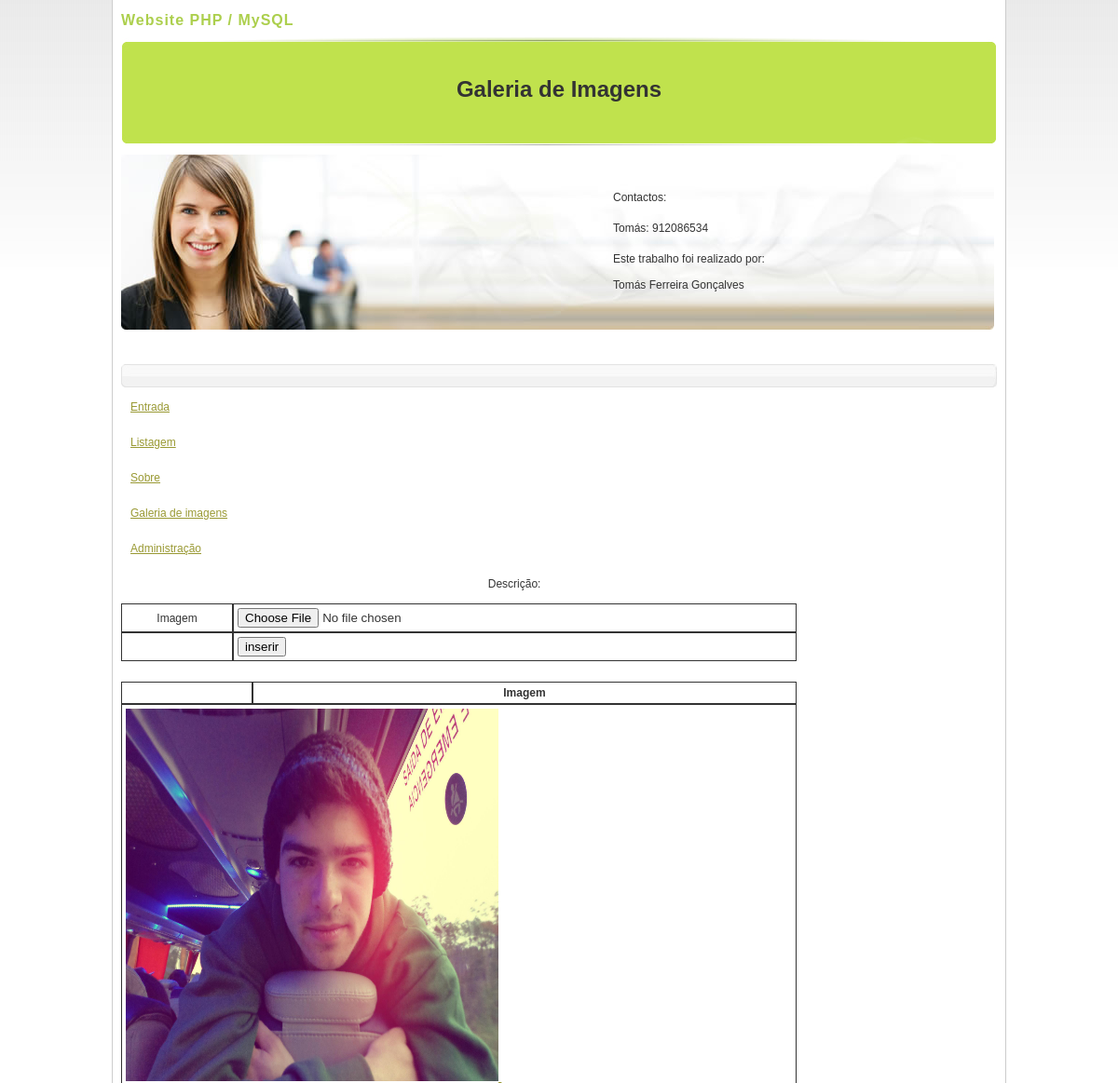
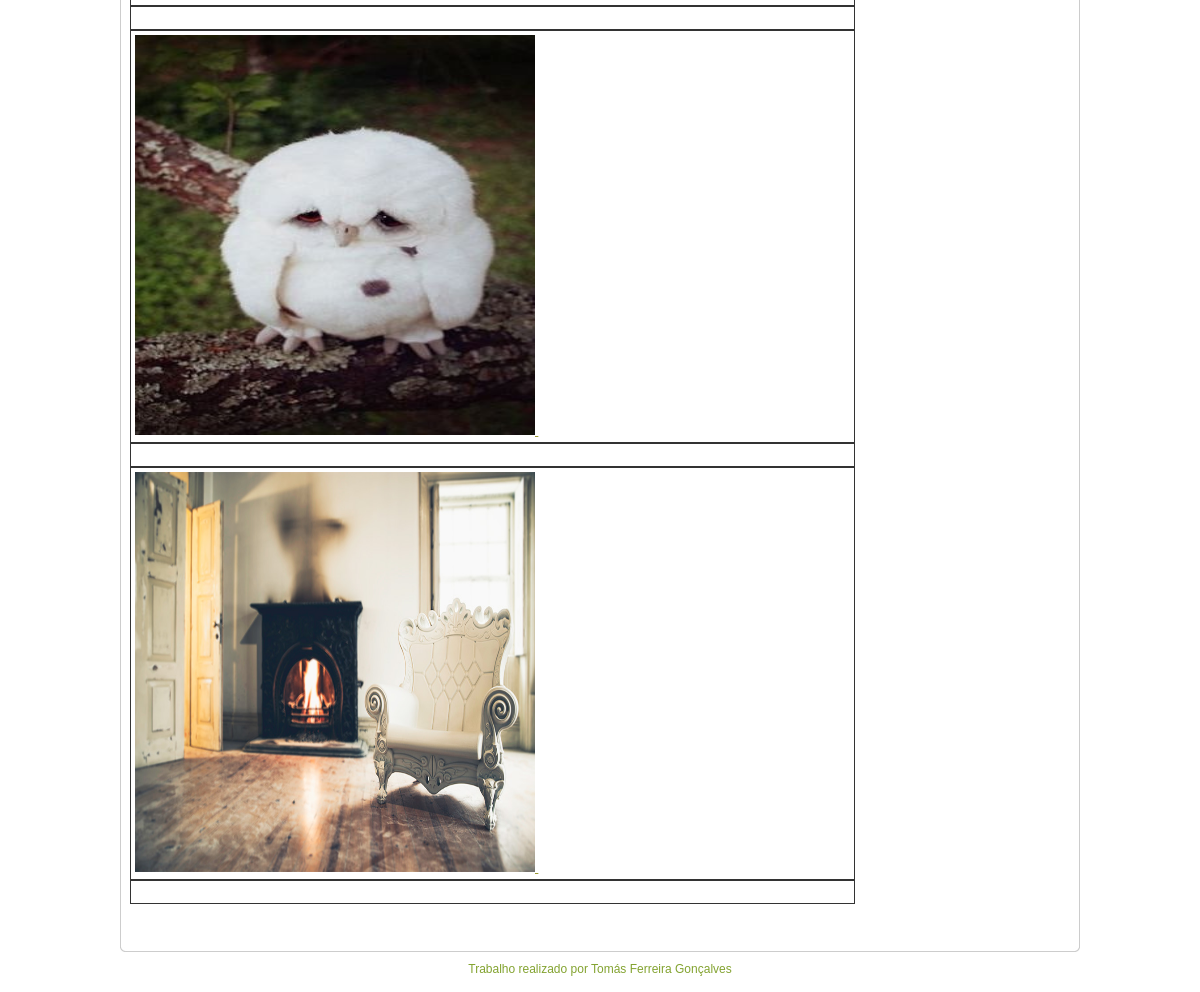
Screenshot of /galeria.php with the database file from the repository (2 pictures, top to bottom).
### tables this page shows
CREATE TABLE IF NOT EXISTS `textosdb` (
  `id` bigint(20) NOT NULL AUTO_INCREMENT,
  `texto` text NOT NULL,
  `local` varchar(100) NOT NULL DEFAULT '',
  PRIMARY KEY (`id`)
);

CREATE TABLE IF NOT EXISTS `dados_galeria` (
  `id` bigint(20) NOT NULL AUTO_INCREMENT,
  `imagem` varchar(255) NOT NULL,
  PRIMARY KEY (`id`)
);

### config.inc.php (called while the page is built, shortened)
<?php
$raizsite = "http://localhost";
?>

### galeria.php (the view, shortened to what this page needs)
<?php include ('config.inc.php'); ?>
 <!DOCTYPE html PUBLIC '-//W3C//DTD XHTML 1.0 Transitional//EN' 'http://www.w3.org/TR/xhtml1/DTD/xhtml1-transitional.dtd'>
<html xmlns='http://www.w3.org/1999/xhtml'>
<head>
<link href='<?php echo $raizsite ?>/template_css.css' rel='stylesheet' type='text/css' />
<link href='<?php echo $raizsite ?>/ie6.css' rel='stylesheet' type='text/css' />
</head>
<body class='body_bg'>
	<div id='wrapper'>
		<div class='wrapper_b'>
			<div id='top'>
				<div id='logo'>
					<h1>Website PHP / MySQL</h1>
				</div>
			</div>
<div id='top_menu'>
             <br />
             <span class='style1'><br />
             Galeria de Imagens</span></div>
	  <div id='header'>
				<div id='news_flash'>
				  <blockquote>
				    <table width='90%' border='0' cellpadding='0' cellspacing='0'>
                      <tr>
                        <td align='center'><p>Contactos:</p></td>
                      </tr>
                      <tr>
                        <td align='center'><p><br />
                          <?php
					  $st = mysql_query("select * from textosdb where local='texto1'");
					  $rt = mysql_fetch_array($st);
					  echo nl2br($rt['texto']);
					  ?>
                        </p>
                        <p>
                          <?php
					  $st = mysql_query("select * from textosdb where local='texto3'");
					  $rt = mysql_fetch_array($st);
					  echo nl2br($rt['texto']);
					  ?>
                        </p></td>
                      </tr>
                    </table>
				    <p>&nbsp;</p>
			      </blockquote>
		</div>
		  </div>
<div id='pathway'>
				<div class='pathway_l'>&nbsp; </div>
		  </div>
			<div id='content'>
				<?php include "./menu.php" ?>
                <table width='90%' border='0' cellspacing='0' cellpadding='0'>
                  <tr>
                    <td align='center'>Descri&ccedil;&atilde;o:</td>
                  </tr>
                  <tr>
                    <td align='left'><br />
                      <table width="725px" border="1" cellpadding="4" cellspacing="0" bordercolor="#CCCCCC" align="left">
                        <tr>
              <td width="110" align="center" class="white">Imagem</td>
              <td>
	<form action="galeria.php" method="post" enctype="multipart/form-data" name="form1">
                  <input name="imagem" type="file" class="formdados_galeriatext" id="imagem" value="<?php echo $rp["imagem"]; ?>">
            <tr>
              <td class="white">&nbsp;</td>
              <td>
				<?php
				if (empty($_GET['id']))
					{
				?>
                  <input name="action" type="submit" id="action" value="inserir">
                  <?php
					}
				else
					{
				?>
                  <input name="action" type="submit" id="action" value="apagar"  onClick="return Delete_Confirm();">
                  <input name="id" type="hidden" id="id" value="<?php echo $_GET["id"]; ?>">
                  <?php
					}
				?>				</td>
            </tr>
      </table>
<br />
<br />
<br />
<br />
<br />
<br />
<table width="725px" border="1" cellpadding="4" cellspacing="0" bordercolor="#CCCCCC" >
  <tr>
    <td colspan="2" class="white">&nbsp;</td>
    <td align="center" valign="middle" class="white"><strong> Imagem</strong></td>
  </tr>
  <?php
		$sp = mysql_query("select * from dados_galeria ");
		while ($rp = mysql_fetch_array($sp))
			{
		?>
  <tr>
    <td colspan="3" class="white"><?php if( $rp["imagem"] <> "") {  ?>
      <a href="galeria.php?id=<?php echo $rp["id"]; ?>">
      <img src="imagens_galeria/<?php echo $rp["imagem"]; ?>" alt="" width="400" height="400" />
      </a>
      <?php } ?>
      &nbsp;</td>
  </tr>
  <tr>
    <td colspan="3" class="white">&nbsp;</td>
  </tr>
  <?php
			}
		?>
</table>
<p>&nbsp;</p>
<p>&nbsp;</p>
                      </td>
                  </tr>
                </table>
		  </div>
			</div>
		</div>
	<div id='footer'>
		<p class="copyright">Trabalho realizado por Tomás Ferreira Gonçalves</p>
</div>
</body>
</html>

### menu.php (shortened to what this page needs)
<div id="leftcolumn">
				  <table width="90%" border="0" align="center" cellpadding="0" cellspacing="0">
                    <tr>
                      <td align="center" valign="middle"><p align="left"><strong><a href="index.php">Entrada</a></strong></p>
                          <p align="left"></p></td>
                    </tr>
                    <tr>
                      <td align="center" valign="middle"><p align="left"><strong><a href="listagem.php">Listagem</a></strong></p>
                          <p align="left">&nbsp;</p></td>
                    </tr>
                    <tr>
                      <td align="center" valign="middle"><p align="left"><strong><a href="sobre.php">Sobre</a></strong></p>
                          <p align="left">&nbsp;</p></td>
                    </tr>
                    <tr>
                      <td align="center" valign="middle"><p align="left"><strong><a href="galeria.php">Galeria de imagens</a></strong></p>
                          <p align="left">&nbsp;</p></td>
                    </tr>
                    <tr>
                      <td align="center" valign="middle"><p align="left"><strong><a href="consola/index.php" target="_blank">Administra&ccedil;&atilde;o</a></strong></p>
                          <p align="left">&nbsp;</p></td>
                    </tr>
                  </table>
				</div>

### template_css.css (style rules this page uses)
body { width:100%; font-family: Verdana, Arial, Tahoma, sans-serif; margin: 0; padding: 0; font-size: 12px; color: #333; background: #fefefe; text-align: center; }
.body_bg { background: url(template/imagens/bg.jpg) top left repeat-x; }
#wrapper { width:960px; background: url(template/imagens/content_m.jpg) top left repeat-y; margin:0 auto; }
.wrapper_b { background: url(template/imagens/content_b.jpg) bottom center no-repeat; margin:0 auto; padding:10px; width:940px; }
#top { margin:0 auto; width:940px; background:#fff0; padding:0 0 10px 0; }
#logo { float:left; width:739px; line-height:24px; padding:0; margin:0 auto 6px 0; text-align:left; }
#logo h1 { font-size:16px; font-family:Arial; font-weight:bold; text-align:left; letter-spacing:1px; color:#accf4d; padding:0; margin:0; }
#top_menu { background: url(template/imagens/top_menu_bg.jpg) top center no-repeat; height:116px; margin:0 auto; padding:0 0 10px 0; text-align:center; width:940px; }
#header { background: url(template/imagens/header_bg.jpg) top left no-repeat; width: 937px; margin: 0 auto 10px auto; height:188px; padding:0; }
#news_flash { float:right; width:450px; height:130px; padding:0; margin: 25px 20px 0 0; overflow:hidden; }
#pathway { background: url(template/imagens/pathway_r.jpg) top right no-repeat; height:25px; padding:0; margin:0 0 10px 0; }
#pathway .pathway_l { background: url(template/imagens/pathway_l.jpg) top left no-repeat; height:25px; line-height:23px; text-align:left; padding:0 0 0 10px; font-family: Tahoma, Arial, Verdana, sans-serif; font-size:11px; color: #999; }
#content { width:938px; padding:0; }
#leftcolumn, #rightcolumn { margin: 0; width: 200px; float: left; }
#leftcolumn table, #rightcolumn table { width:180px; margin:4px auto 0 auto; padding:0; }
#leftcolumn table td { font-size:12px; font-family: Tahoma, Verdana, sans-serif; }
td { font-family: Verdana, Arial, Tahoma, sans-serif; color: #333; }
div div div form { margin:0 auto; text-align:left; }
a { outline: none; }
a:link, a:visited { text-decoration: underline; font-weight: normal; color: #999933; }
p { margin-top: 0; margin-bottom: 5px; text-align: justify; }
.copyright { font-size: 12px; text-align: center; width: 100%; margin: 0 auto; color: #83A330; font-family: Tahoma, Arial, Verdana, sans-serif; }
#footer { margin: 0 auto; width: 960px; height: 10px; text-align: right; vertical-align: top; padding:10px 0 20px 0; }
img, table { border:none }
a img { border: none; }

### ie6.css (style rules this page uses)
#pathway .pathway_l { width:938px; }
#header { height:188px; width: 938px; padding:27px 20px 0 0; }
#news_flash { float:right; width:450px; height:130px; padding:0; margin: 0; overflow:hidden; }
#top { padding:0 0 9px 0; }

### rows the page displays
textosdb: texto "Tomás: 912086534"
textosdb: texto "Este trabalho foi realizado por: Tomás Ferreira Gonçalves"
dados_galeria: imagem (picture)
dados_galeria: imagem (picture)
dados_galeria: imagem (picture)
